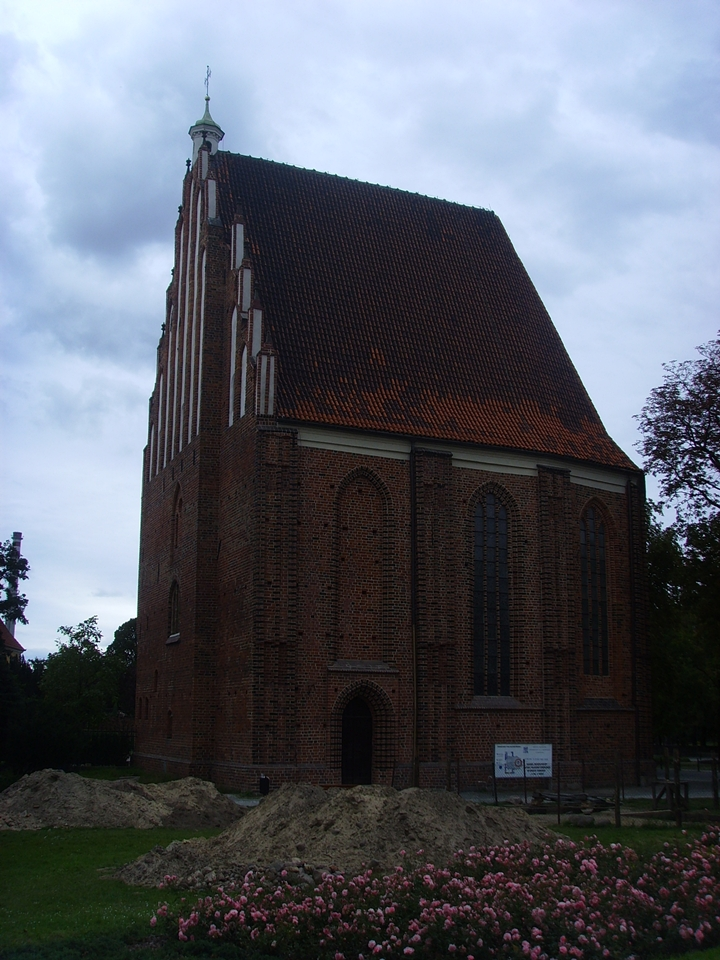
#> input picture input/1.jpg, 720 x 960 px
$ python enhancement.py
#> lines starting #> are read from the running program, lines starting #| are printed output that depends on the picture
import numpy as np
from extra_lib import test
import cv2

path="./input/1.jpg"
im=cv2.imread(path)
#> im is the input picture: shape (960, 720, 3); mean B, G, R 103.9, 94.5, 90.2
print("----size---",im.shape)
#| ----size--- (960, 720, 3)
res=np.zeros_like(im)
test.image_enhance_bimef(im,res)
#> (this line was passed over: extra_lib is not available in this run)
res=np.concatenate([im,res],1)
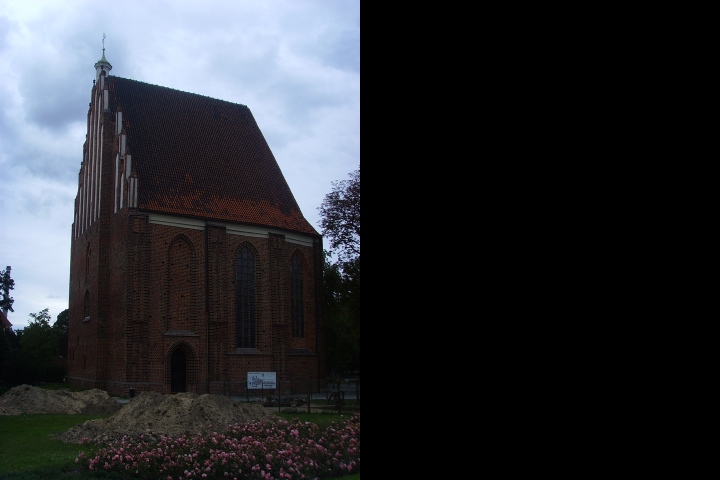
#> res: shape (960, 1440, 3) (shown at 1/2 size); mean B, G, R 52, 47.2, 45.1
cv2.imshow("0",res)
cv2.waitKey(0)

cv2.imwrite("./output/bimef_1.jpg",res)

res_0=np.zeros_like(im)
test.image_enhance_lime(im,res_0,0.8)
#> (this line was passed over: extra_lib is not available in this run)
res_0=np.concatenate([im,res_0],1)
cv2.imshow("1",res_0)
cv2.waitKey(0)

cv2.imwrite("./output/lime_1.jpg",res_0)

$ run again, with input/0.jpg copied over input/1.jpg
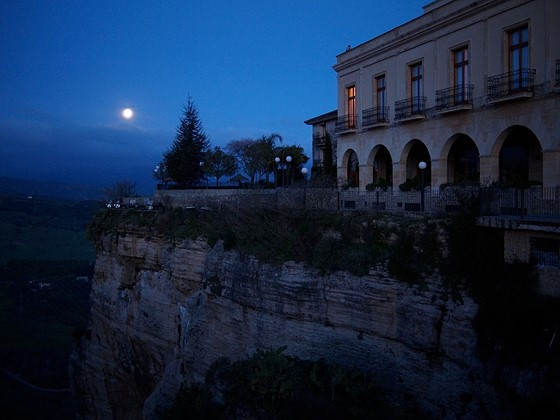
#> input picture input/0.jpg, 560 x 420 px
#> im is the input picture: shape (420, 560, 3); mean B, G, R 69.9, 40.9, 21.4
#| ----size--- (420, 560, 3)
#> `res=np.concatenate([im,res],1)`:
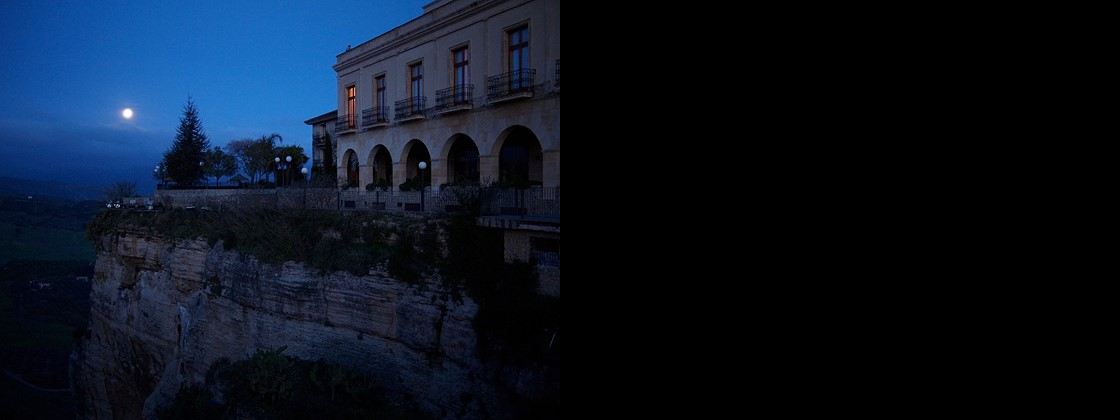
#> res: shape (420, 1120, 3); mean B, G, R 34.9, 20.4, 10.7
